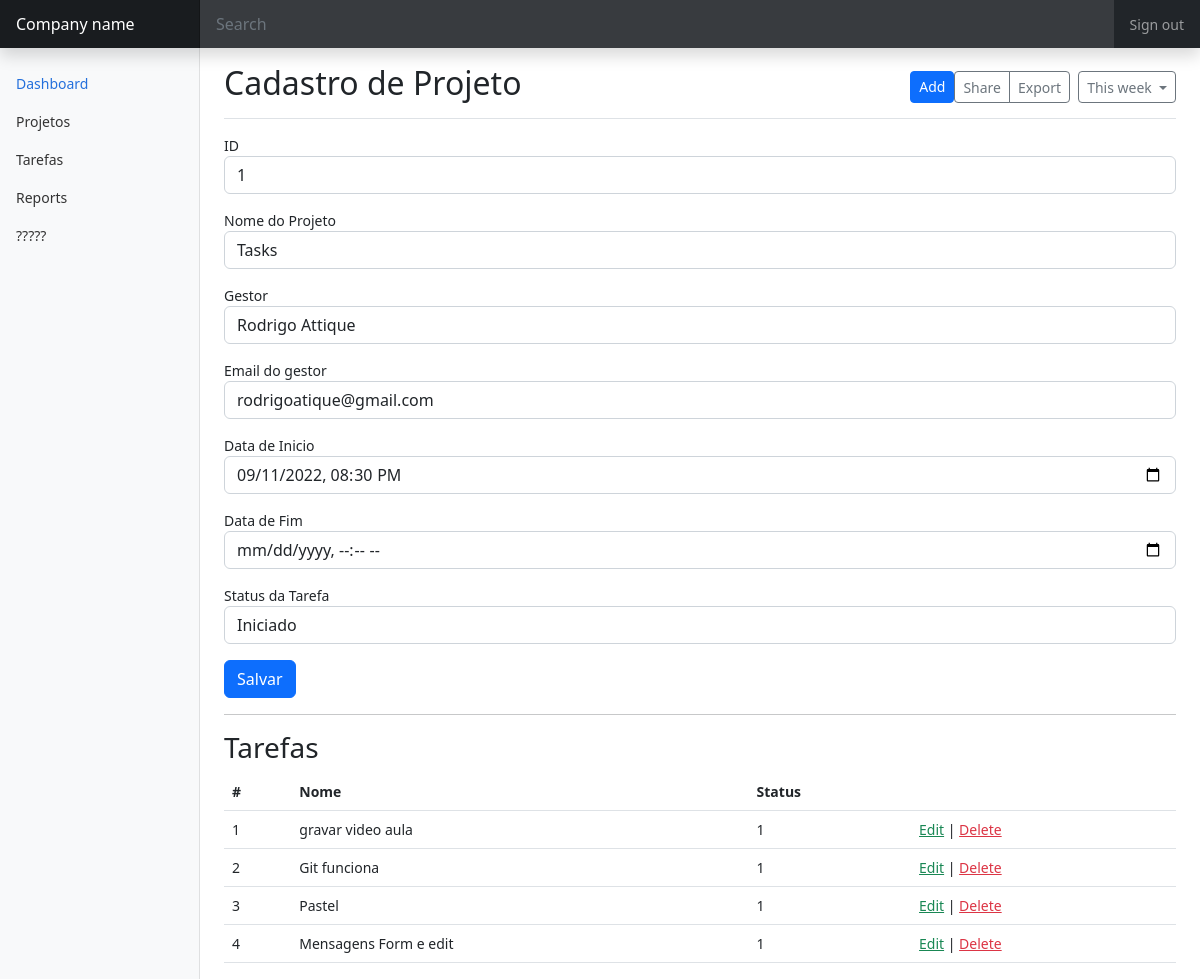
Screenshot of /projects/edit/1 with the database file from the repository.
### projetos/models.py (models this page shows, shortened)
class Project(db.Model):
    project_status = {1:"Iniciado", 2: "Parado", 3:"Pausado", 4:"Concluído" }
    id = db.Column(db.Integer, primary_key=True)
    project_name = db.Column(db.String(80), nullable=False)
    manager = db.Column(db.String(80), nullable=False)
    manager_email = db.Column(db.String(120), nullable=False)
    start_date = db.Column(db.DateTime, nullable=False)
    finish_date = db.Column(db.DateTime)
    status = db.Column(db.Integer, nullable=False)
    tasks = db.relationship('Task', backref='project', lazy=True)

class Task(db.Model):
    task_status = {1:"Urgente|Importante", 2: "Urgente|Não Importante", 3:"Não Urgene|Importante" }
    id = db.Column(db.Integer, primary_key=True)
    task_name = db.Column(db.String(80), nullable=False)
    status = db.Column(db.Integer, nullable=False)
    concluido = db.Column(db.Boolean)
    project_id = db.Column(db.Integer, db.ForeignKey('project.id'),
        nullable=False)
    times = db.relationship('TaskTime', backref='task', lazy=True)

### projetos/view.py (the view)
@bp.route("/projects/edit/<int:id>", methods=("GET", ))
def edit(id):
    record = Project.query.filter_by(id=id).first()
    return render_template("projetos/form.html", record=record)

### templates/projetos/form.html (shortened to what this page needs)
{% extends 'layout.html' %}
{% block content %}
  <main class="col-md-9 ms-sm-auto col-lg-10 px-md-4">
    <div class="d-flex justify-content-between flex-wrap flex-md-nowrap align-items-center pt-3 pb-2 mb-3 border-bottom">
      <h1 class="h2">Cadastro de Projeto</h1>
      <div class="btn-toolbar mb-2 mb-md-0">
        <a href="{{ url_for("project.add") }}" class="btn btn-sm btn-primary">Add</a>
        <div class="btn-group me-2">
          <button type="button" class="btn btn-sm btn-outline-secondary">Share</button>
          <button type="button" class="btn btn-sm btn-outline-secondary">Export</button>
        </div>
        <button type="button" class="btn btn-sm btn-outline-secondary dropdown-toggle">
          This week
        </button>
      </div>
    </div>
    <form method="post" enctype="multipart/form-data">
        {% if record %}
        <div class="mb-3">
            <label>ID</label>
            <input type="text" name="id" value="{{ record.id }}" required readonly class="form-control" />
        </div>
        {% endif %}
        <div class="mb-3">
            <label>Nome do Projeto</label>
            <input type="text" name="project_name" required class="form-control"
              value="{{ record.project_name if record else "" }}" />
        </div>
        <div class="mb-3">
            <label>Gestor</label>
            <input type="text" name="manager" required class="form-control"
              value="{{ record.manager if record else "" }}" />
        </div>
        <div class="mb-3">
            <label>Email do gestor</label>
            <input type="email" name="manager_email" required class="form-control"
              value="{{ record.manager_email if record else "" }}" />
        </div>
        <div class="mb-3">
            <label>Data de Inicio</label>
            <input type="datetime-local" name="start_date" required class="form-control"
              value="{{ record.start_date if record else "" }}" />
        </div>
        <div class="mb-3">
            <label>Data de Fim</label>
            <input type="datetime-local" name="end_date" required class="form-control"
              value="{{ record.end_date if record else "" }}" />
        </div>
        <div class="mb-3">
            <label>Status da Tarefa</label>
            <select name="status" required class="form-control">
                {% for k,v in {1:"Iniciado", 2: "Parado", 3:"Pausado", 4:"Concluído" }.items() %}
                <option value="{{ k }}" {{ "selected=''" if record and record.status==k else "" }}>{{ v }}</option>
                {% endfor %}
            </select>
        </div>
        <div class="mb-3">
            <button type="submit" class="btn btn-primary">Salvar</button>
        </div>
    </form>
    <hr>
    <h3>Tarefas</h3>
    <div id="tasks-list">
        {% if record %}
        <table class="table table-hover table-stripe">
            <tr>
                <th>#</th><th>Nome</th><th>Status</th><th></th>
            </tr>
            {% for t in record.tasks %}
            <tr>
                <td>{{ t.id }}</td><td>{{ t.task_name }}</td><td>{{ t.status }}</td>
                <td><a href="#" class="text-success">Edit</a> | <a href="#" class="text-danger">Delete</a></td>
            </tr>
            {% endfor %}
        </table>
        {% endif %}
    </div>
  </main>
  {% endblock %}

### templates/layout.html (shortened to what this page needs)
<!doctype html>
<html lang="en">
  <head>
    <link href="{{ url_for('static', filename='bootstrap/5.2.1/dist/css/bootstrap.min.css') }}" rel="stylesheet">
    <link href="{{ url_for('static', filename='dashboard.css') }}" rel="stylesheet">
  </head>
  <body>
    {% block header %}
    <header class="navbar navbar-dark sticky-top bg-dark flex-md-nowrap p-0 shadow">
      <a class="navbar-brand col-md-3 col-lg-2 me-0 px-3 fs-6" href="#">Company name</a>
      <input class="form-control form-control-dark w-100 rounded-0 border-0" type="text" placeholder="Search" aria-label="Search">
      <div class="navbar-nav">
        <div class="nav-item text-nowrap">
          <a class="nav-link px-3" href="#">Sign out</a>
        </div>
      </div>
    </header>
    {% endblock %}
    <div class="container-fluid">
      <div class="row">
        {% include "sidebar.html" %}
        {% block content %}{% endblock %}
      </div>
    </div>
  </body>
</html>

### templates/sidebar.html (shortened to what this page needs)
<nav id="sidebarMenu" class="col-md-3 col-lg-2 d-md-block bg-light sidebar collapse">
    <div class="position-sticky pt-3 sidebar-sticky">
      <ul class="nav flex-column">
        <li class="nav-item">
          <a class="nav-link active" aria-current="page" href="{{ url_for("index")}}">
            Dashboard
          </a>
        </li>
        <li class="nav-item">
          <a class="nav-link" href="#">
            Projetos
          </a>
        </li>
        <li class="nav-item">
          <a class="nav-link" href="#">
            Tarefas
          </a>
        </li>
        <li class="nav-item">
          <a class="nav-link" href="#">
            Reports
          </a>
        </li>
        <li class="nav-item">
          <a class="nav-link" href="#">
            ?????
          </a>
        </li>
      </ul>
    </div>
  </nav>

### static/dashboard.css (style rules this page uses)
body { font-size: .875rem; }
.sidebar { position: fixed; top: 0; bottom: 0; left: 0; z-index: 100; padding: 48px 0 0; box-shadow: inset -1px 0 0 rgba(0, 0, 0, .1); }
.sidebar-sticky { height: calc(100vh - 48px); overflow-x: hidden; overflow-y: auto; }
.sidebar .nav-link { font-weight: 500; color: #333; }
.sidebar .nav-link.active { color: #2470dc; }
.navbar-brand { padding-top: .75rem; padding-bottom: .75rem; background-color: rgba(0, 0, 0, .25); box-shadow: inset -1px 0 0 rgba(0, 0, 0, .25); }
.navbar .form-control { padding: .75rem 1rem; }
.form-control-dark { color: #fff; background-color: rgba(255, 255, 255, .1); border-color: rgba(255, 255, 255, .1); }

### rows the page displays
Project: id "1", project_name "Tasks", manager "Rodrigo Attique", manager_email "rodrigoatique@gmail.com", start_date "09/11/2022 20:30"
Task: id "1", task_name "gravar video aula", status "1"
Task: id "2", task_name "Git funciona", status "1"
Task: id "3", task_name "Pastel", status "1"
Task: id "4", task_name "Mensagens Form e edit", status "1"

### other values shown
form field status "Iniciado"
